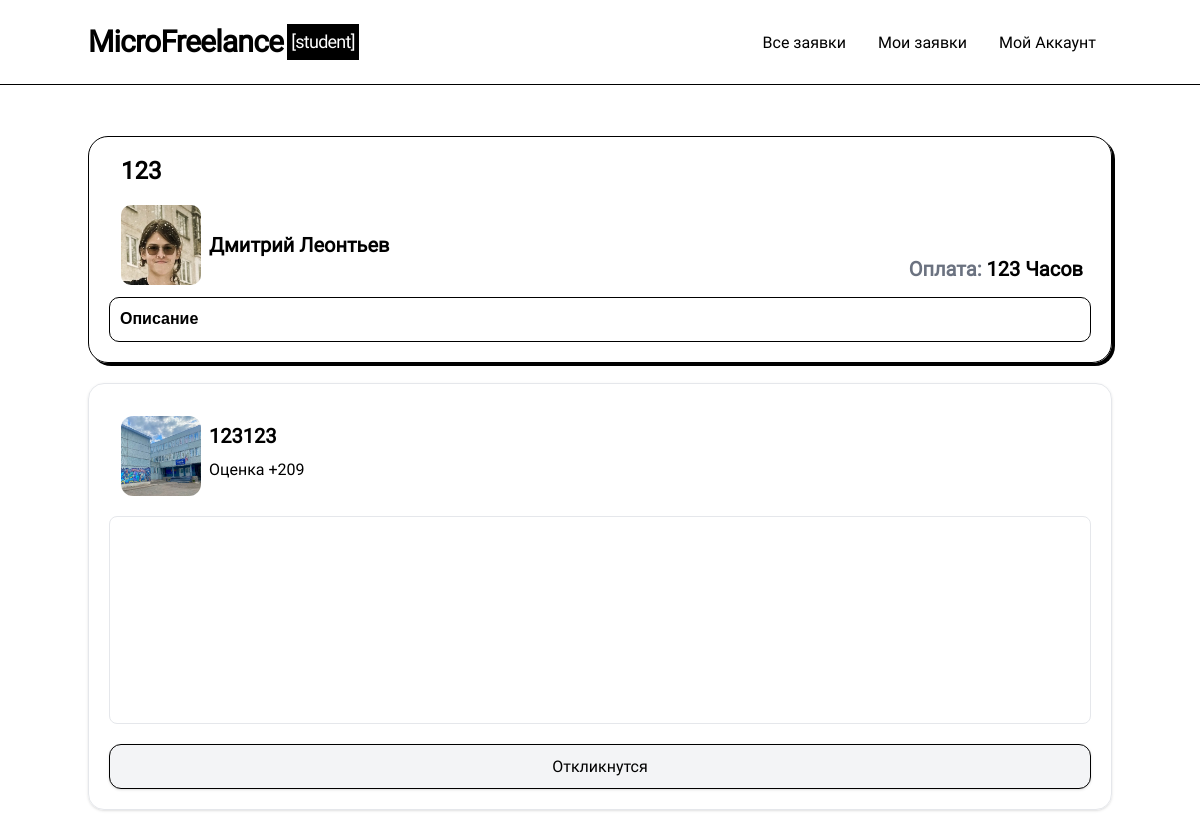
The app's page /post/6 (signed in), older data.
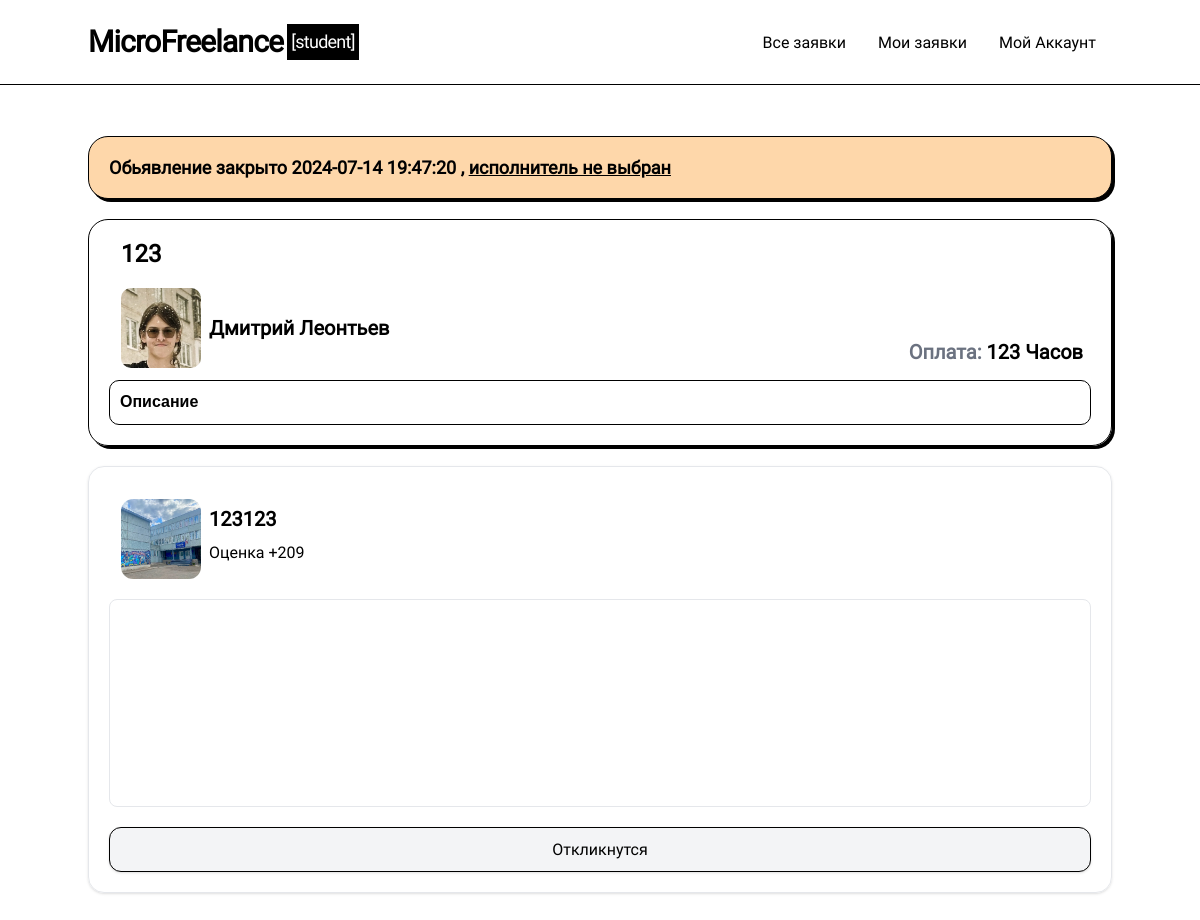
The same page, newer data.
### models.py (models this page shows, shortened)
class User(UserMixin, db.Model):
    __table_name__ = "users"
    id: Mapped[int]                         = mapped_column(primary_key=True)
    login: Mapped[str]                      = mapped_column(String(64), index=True, unique=True)
    password_hash: Mapped[Optional[str]]    = mapped_column(String(256))
    name: Mapped[Optional[str]]             = mapped_column(String(64))
    aboutme: Mapped[Optional[str]]          = mapped_column(String(256))
    contact_info: Mapped[Optional[str]]     = mapped_column(String(256))
    account_type: Mapped[str]               = mapped_column(String(256), default='student')

class Post(db.Model):
    __table_name__ = "posts"
    id: Mapped[int]                         = mapped_column(primary_key=True)
    title: Mapped[str]                      = mapped_column(String(64))
    data: Mapped[str]                       = mapped_column(String(256))
    data_text: Mapped[str]                  = mapped_column(String(256))
    coast: Mapped[str]                      = mapped_column(String(64))
    currency: Mapped[str]                   = mapped_column(String(64))
    author_id: Mapped[int]                  = mapped_column(ForeignKey(User.id))
    create_date: Mapped[datetime.datetime]  = mapped_column(DateTime(timezone=True), server_default=func.now())
    update_date: Mapped[datetime.datetime]  = mapped_column(DateTime(timezone=True), server_default=func.now())
    selected: Mapped[bool]                  = mapped_column(default=False)
    selected_date: Mapped[Optional[datetime.datetime]] = mapped_column(DateTime(timezone=True))
    archived: Mapped[bool]                  = mapped_column(default=False)
    archived_date: Mapped[Optional[datetime.datetime]] = mapped_column(DateTime(timezone=True))
    selected_respond_author_id: Mapped[Optional[int]] = mapped_column()
    respond: Mapped[list["PostRespond"]]    = relationship(back_populates="post", cascade="all, delete")
    author: Mapped["User"] = relationship()

### routes.py (the view, shortened to what this page needs)
@app.route('/post/<id>', methods=['GET', 'POST'])
def post(id = None):
    data = db.session.scalar( sa.select(Post).where(Post.id == id) )
    if data == None:
        return abort(404)
    if current_user.is_authenticated and current_user.id != data.author_id:
        form = PostRespondForm()
        respond = db.session.query( PostRespond ).filter(PostRespond.author_id == current_user.id).filter(PostRespond.post_id == id).first()
        if respond and not data.selected:
            form.text.data = respond.text
            form.submit.label.text = "Изменить"
        responds = [respond]
    else:
        form=''
        if current_user.is_authenticated and data.author_id == current_user.id:
            responds = data.respond
        else:
            responds = []
    return render_template('post.html', edit=False, form=form, data=data, current_user=current_user, responds=responds)

### forms.py
class PostRespondForm(FlaskForm):
    text = TextAreaField('Откликнутся', validators=[DataRequired()])
    submit = SubmitField('Откликнутся')

### models.py (called while the page is built)
@login.user_loader
def load_user(id):
  return db.session.get(User, int(id))

### templates/post.html (shortened to what this page needs)
{% extends 'base/base.html' %}
{% block content %}
<link href="{{ url_for('static', filename='post_editor/quill.snow.css') }}" rel="stylesheet" />
{% if data.archived %}
<div class="card archived-title">
    Обьявление закрыто {{data.archived_date}}
    {% if data.selected %}, исполнитель выбран
    {% else %}, <u>исполнитель не выбран</u>
    {% endif %}
</div>
{% endif %}
<form method="POST" enctype='multipart/form-data'>
    <div class="card post-card">
        {% if edit %}
        {{ form.hidden_tag() }}
            <div class="title">
                {{ form.title(placeholder='Введите заголовок', class='title-edit', value=data.title) }}
            </div>
        {% else %}
        <div class="relative ">
            <div class="title">
                {{data.title}}
            </div>
        </div>
        {% endif %}
        <div class="user">
            {% if edit %}
                <a class="link">
            {% else %}
                <a href="/profile/{{data.author.login}}" class="link">
            {% endif %}
                <img class="avatar" src="{{ url_for('static', filename='avatars/'+data.author.login + '.webp') }}">
                <div class="name">
                    <p> {{ data.author.name }} </p>
                </div>
            </a>
        </div>
        <div class="coast">
                {% if edit %}
                    <p><span>Оплата:</span> {{ form.coast(class='coast-edit', placeholder='Зарплата', value=data.coast) }} {{ form.currency(value=data.currency, class='currency-edit') }} </p>
                {% else %}
                    <p><span>Оплата:</span> {{ data.coast }} {{ data.currency }} </p>
                {% endif %}
        </div>
        <div class="editor">
            {% if edit %}
                {{ form.data(style="display:none;", id='data') }}
                {{ form.data_text(style="display:none;", id='data_text') }}
                <div class="editor-body" id="editor">
                    {{ data.data|safe }}
                </div>
            {% else %}
                <div class="ql-container ql-snow ql-editor info">{{ data.data|safe }}</div>
            {% endif %}
        </div>
    </div>
</form>
{% include 'post_assets/responds.html' %}
{% endblock %}

### templates/base/base.html (shortened to what this page needs)
<!DOCTYPE html>
<html lang="en">
<head>
    <link rel="stylesheet" href="{{ url_for('static', filename='compile.css') }}">
    <link rel="stylesheet" href="{{ url_for('static', filename='output.css') }}">
</head>
<body>
    {% include 'base/header.html' %}
    <div class="container-" id="container">
        {% block content %}
        {% endblock %}
    </div>
</body>
</html>

### templates/base/header.html (shortened to what this page needs)
<nav class="nav-desktop">
    <div class="content">
      <div class="logo">
        <a href="/"> MicroFreelance</a>
        <span class="account-type">[{{current_user.account_type}}]</span>
      </div>
      <div class="tabs">
          <a class="tab" href="/all-tasks"> Все заявки </a>
          <a class="tab" href="/my-tasks">  Мои заявки </a>
          <div class="dropdown">
            <a class="tab" href="/login">   Мой Аккаунт</a>
          </div>
      </div>
  </div>
</nav>

### templates/post_assets/responds.html (shortened to what this page needs)
{% if current_user.is_authenticated and data.author.id != current_user.id and not edit and not data.selected and current_user.account_type == "student" %}
<form method="POST">
    <div class="mt-5 p-5 border-t sm:border sm:rounded-2xl sm:shadow">
        <div class="shrink-0 relative">
                <a class="flex flex-nowrap grow-0 shrink-0 ml-3 mt-3">
                <img class="size-20 rounded-xl" src="{{ url_for('static', filename='avatars/'+ current_user.login + '.webp') }}">
                <div class="flex-row relative">
                    <p class="text-xl ml-2 font-semibold mt-3 leading-4">{{ current_user.name }}</p>
                    <p class="absolute top-11 left-2 w-32">Оценка +209</p>
                </div>
            </a>
        </div>
        {{ form.text(class="border w-full mt-5 rounded-lg p-4 h-52", style="resize: none;") }}
        {% if not responds %}
            {{ form.submit(class='w-full shadow p-3 rounded-xl mt-4 block text-center bg-black text-white cursor-pointer') }}
        {% else %}
            {{ form.submit(class='w-full shadow p-3 rounded-xl mt-4 border border-black block bg-gray-100 text-center text-black cursor-pointer') }}
        {% endif %}
    </div>
</form>
{% endif %}

### static/compile.css (style rules this page uses)
html, :host { line-height: 1.5; -webkit-text-size-adjust: 100%; -moz-tab-size: 4; -o-tab-size: 4; tab-size: 4; font-family: Roboto; font-feature-settings: normal; font-variation-settings: normal; -webkit-tap-highlight-color: transparent; }
body { margin: 0; line-height: inherit; }
a { color: inherit; text-decoration: inherit; }
button, input, optgroup, select, textarea { font-family: inherit; font-feature-settings: inherit; font-variation-settings: inherit; font-size: 100%; font-weight: inherit; line-height: inherit; letter-spacing: inherit; color: inherit; margin: 0; padding: 0; }
button, input:where([type='button']), input:where([type='reset']), input:where([type='submit']) { -webkit-appearance: button; background-color: transparent; background-image: none; }
blockquote, dl, dd, h1, h2, h3, h4, h5, h6, hr, figure, p, pre { margin: 0; }
textarea { resize: vertical; }
input::placeholder, textarea::placeholder { opacity: 1; color: #9ca3af; }
img, svg, video, canvas, audio, iframe, embed, object { display: block; vertical-align: middle; }
img, video { max-width: 100%; height: auto; }
.absolute { position: absolute; }
.relative { position: relative; }
.left-2 { left: 0.5rem; }
.top-11 { top: 2.75rem; }
.ml-2 { margin-left: 0.5rem; }
.ml-3 { margin-left: 0.75rem; }
.mt-3 { margin-top: 0.75rem; }
.mt-4 { margin-top: 1rem; }
.mt-5 { margin-top: 1.25rem; }
.block { display: block; }
.flex { display: flex; }
.size-20 { width: 5rem; height: 5rem; }
.h-52 { height: 13rem; }
.w-32 { width: 8rem; }
.w-full { width: 100%; }
.shrink-0 { flex-shrink: 0; }
.grow-0 { flex-grow: 0; }
.cursor-pointer { cursor: pointer; }
.flex-row { flex-direction: row; }
.flex-nowrap { flex-wrap: nowrap; }
.rounded-lg { border-radius: 0.5rem; }
.rounded-xl { border-radius: 0.75rem; }
.border { border-width: 1px; }
.border-t { border-top-width: 1px; }
.border-black { --tw-border-opacity: 1; border-color: rgb(0 0 0 / var(--tw-border-opacity)); }
.bg-gray-100 { --tw-bg-opacity: 1; background-color: rgb(243 244 246 / var(--tw-bg-opacity)); }
.p-3 { padding: 0.75rem; }
.p-4 { padding: 1rem; }
.p-5 { padding: 1.25rem; }
.text-center { text-align: center; }
.text-xl { font-size: 1.25rem; line-height: 1.75rem; }
.font-semibold { font-weight: 600; }
.leading-4 { line-height: 1rem; }
.text-black { --tw-text-opacity: 1; color: rgb(0 0 0 / var(--tw-text-opacity)); }
.shadow { --tw-shadow: 0 1px 3px 0 rgb(0 0 0 / 0.1), 0 1px 2px -1px rgb(0 0 0 / 0.1); --tw-shadow-colored: 0 1px 3px 0 var(--tw-shadow-color), 0 1px 2px -1px var(--tw-shadow-color); box-shadow: var(--tw-ring-offset-shadow, 0 0 #0000), var(--tw-ring-shadow, 0 0 #0000), var(--tw-shadow); }
@media (min-width: 640px) { .sm\:rounded-2xl { border-radius: 1rem; } }
@media (min-width: 640px) { .sm\:border { border-width: 1px; } }
@media (min-width: 640px) { .sm\:shadow { --tw-shadow: 0 1px 3px 0 rgb(0 0 0 / 0.1), 0 1px 2px -1px rgb(0 0 0 / 0.1); --tw-shadow-colored: 0 1px 3px 0 var(--tw-shadow-color), 0 1px 2px -1px var(--tw-shadow-color); box-shadow: var(--tw-ring-offset-shadow, 0 0 #0000), var(--tw-ring-shadow, 0 0 #0000), var(--tw-shadow); } }

### static/post_editor/quill.snow.css (style rules this page uses)
.ql-container { font-family:Helvetica,Arial,sans-serif;font-size:16px;height:100%;margin:0;position:relative }
.ql-editor { box-sizing:border-box;counter-reset:list-0 list-1 list-2 list-3 list-4 list-5 list-6 list-7 list-8 list-9;line-height:1.42;height:100%;outline:none;overflow-y:auto;padding:12px 15px;tab-size:4;-moz-tab-size:4;text-align:left;white-space:pre-wrap;word-wrap:break-word }
.ql-editor > * { cursor:text }
.ql-editor p,.ql-editor ol,.ql-editor pre,.ql-editor blockquote,.ql-editor h1,.ql-editor h2,.ql-editor h3,.ql-editor h4,.ql-editor h5,.ql-editor h6 { margin:0;padding:0 }
.ql-snow { box-sizing:border-box; }
.ql-snow * { box-sizing:border-box }

Row changes from the older to the newer data that the page shows:
changed Post "Часов": archived False → True (drawn); archived_date (not shown) → "2024-07-14 19:47:20"
Text that changed along with them:
text now shown: "Обьявление закрыто , исполнитель не выбран"
